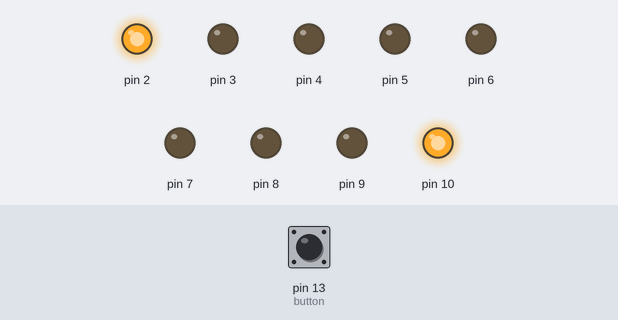
Recording of a sketch running on a simulated Arduino Uno, built with avr-gcc and run on an emulated ATmega328P. Shown: output pins drawn as LEDs (lit = HIGH). Dashed ring = blinking. The test bench sets the inputs (shaded band); at power-on: pin 13 (button) LOW.

Above: at 1.2 s.
1.3 s: pin 13 (button) pulled HIGH for 0.45 s
At 4.8 s:
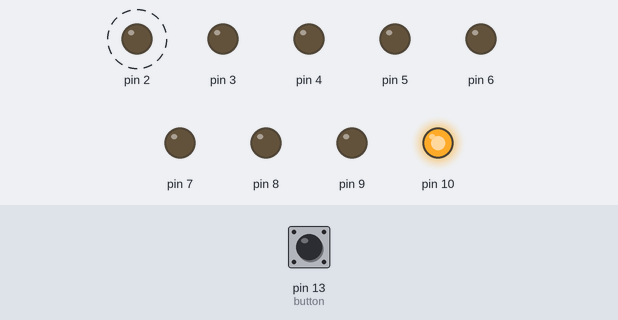
At 9.5 s:
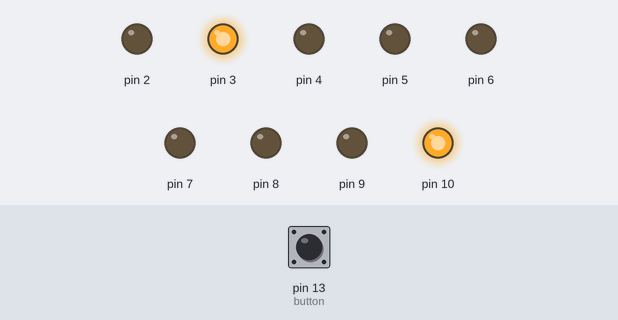
10.7 s: pin 13 (button) pulled HIGH for 1 s
17.7 s: pin 13 (button) pulled HIGH for 3.2 s
At 30.7 s:
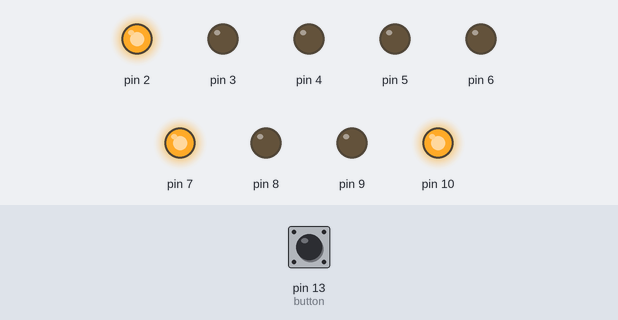
Timing chart, 0 to 40.4 s (numbered marks = the images above; inputs shaded):
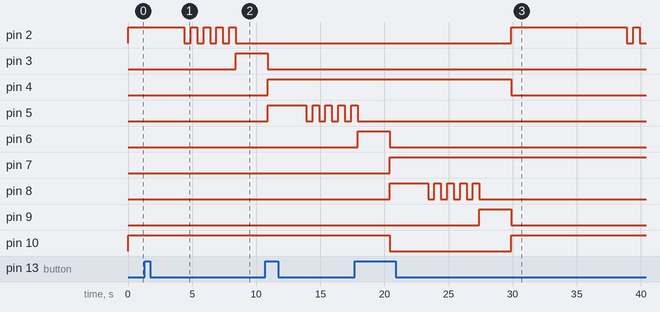

Measured:
- after the input at 1.3 s, pin 3: LOW → HIGH after 7.1 s
- after the input at 17.7 s, pin 2: LOW → HIGH after 12.2 s instead of 18.2 s; pin 4: HIGH → LOW after 12.2 s instead of 18.2 s
- by itself, pin 8: repeats every 1.0 s: LOW 0.50 s, HIGH 0.50 s, until it stays LOW from 27.4 s

The sketch:

Cruce_de_Semaforos_con_push_button.ino
```cpp
// Se declara un variable para el boton.
const int button = 13;

void setup() {
  // Con un ciclo for activamos los pines del 2 al 10 como salidas
  for (int pin = 2; pin <= 10; pin++) {
    pinMode(pin, OUTPUT);
  }
  // El pin del boton lo ponemos como entrada
  pinMode(button, INPUT);
}

// Funcion para el primer semaforo y sus cambios de luces.
void semaforouno() {
  digitalWrite(2, HIGH);
  int count = 0;
  while (count < 30) {
    // El ciclo esta en espera mientras el boton no es presionado
    if (digitalRead(button) == true) {
      break;
    }
    count++;
    delay(200);
  }
  digitalWrite(2, HIGH); //pin 2 sera luz verde
  delay(3000);
  digitalWrite(2, LOW);
  delay(500);
  digitalWrite(2, HIGH);
  delay(500);
  digitalWrite(2, LOW);
  delay(500);
  digitalWrite(2, HIGH);
  delay(500);
  digitalWrite(2, LOW);
  delay(500);
  digitalWrite(2, HIGH);
  delay(500);
  digitalWrite(2, LOW);
  delay(500);
  digitalWrite(2, HIGH);
  delay(500);
  digitalWrite(2, LOW);
  digitalWrite(3, HIGH);//pin tres sera luz amarilla
  delay(2500);
  digitalWrite(3, LOW);
  digitalWrite(4, HIGH); //pin cuatro sera luz roja
  digitalWrite(7, LOW);//apagamos luz roja del semaforo dos.
  digitalWrite(10, HIGH);//encendemos luz roja de semaforo tres.
  // Mandamos a llamar al otro semaforo
  semaforodos();
}

// Funcion para el segundo semaforo y sus cambios de estado
void semaforodos() {
  digitalWrite(5, HIGH);
  int count = 0;
  while (count < 30) {
    if (digitalRead(button) == true) {
      break;
    }
    count++;
    delay(200);
  }
  digitalWrite(5, HIGH); //luz verde del segundo semaforo
  delay(3000);
  digitalWrite(5, LOW);
  delay(500);
  digitalWrite(5, HIGH);
  delay(500);
  digitalWrite(5, LOW);
  delay(500);
  digitalWrite(5, HIGH);
  delay(500);
  digitalWrite(5, LOW);
  delay(500);
  digitalWrite(5, HIGH);
  delay(500);
  digitalWrite(5, LOW);
  delay(500);
  digitalWrite(5, HIGH);
  delay(500);
  digitalWrite(5, LOW);
  digitalWrite(6, HIGH);//luz amarilla del segundo semaforo.
  delay(2500);
  digitalWrite(6, LOW);
  digitalWrite(7, HIGH);//encendemos luz roja del segundo semaforo
  digitalWrite(10, LOW);//apagamos lus roja del tercer semaforo
  digitalWrite(4, HIGH);//encendemos luz roja del primer semaforo.
  // Mandamos a llamar al tercer semaforo
  semaforotres();
}

void semaforotres() {
  digitalWrite(8, HIGH);
  int count = 0;
  while (count < 30) {
    if (digitalRead(button) == true) {
      break;
    }
    count++;
    delay(200);
  }
  digitalWrite(8, HIGH);//encendemos luz verde del tercer semaforo
  delay(3000);
  digitalWrite(8, LOW);
  delay(500);
  digitalWrite(8, HIGH);
  delay(500);
  digitalWrite(8, LOW);
  delay(500);
  digitalWrite(8, HIGH);
  delay(500);
  digitalWrite(8, LOW);
  delay(500);
  digitalWrite(8, HIGH);
  delay(500);
  digitalWrite(8, LOW);
  delay(500);
  digitalWrite(8, HIGH);
  delay(500);
  digitalWrite(8, LOW);
  digitalWrite(9, HIGH);//encendemos luz amarilla del tercer semaforo
  delay(2500);
  digitalWrite(9, LOW);
  digitalWrite(10, HIGH);//encendemos luz roja de semaforo tres
  digitalWrite(4, LOW);//apagamos luz roja del primer semaforo
  digitalWrite(7, HIGH);//encendemos luz roja del segundo semaforo.
  //repetimos mandando a llamar el primer semaforo
  semaforouno();
}

// Iniciamos nuestro semaforo
void loop() {
  // Cambiamos el estado de todos los leds para
  // que esten apagados todos al inicio
  for (int pin = 2; pin <= 10; pin++) {
    digitalWrite(pin, LOW);
  }
  // Prendemos el verde de un semaforo y el
  // rojo del otro semaforo
  digitalWrite(2, HIGH);
  digitalWrite(10, HIGH);
  // Iniciamos el primer semaforo
  semaforouno();
}
```
